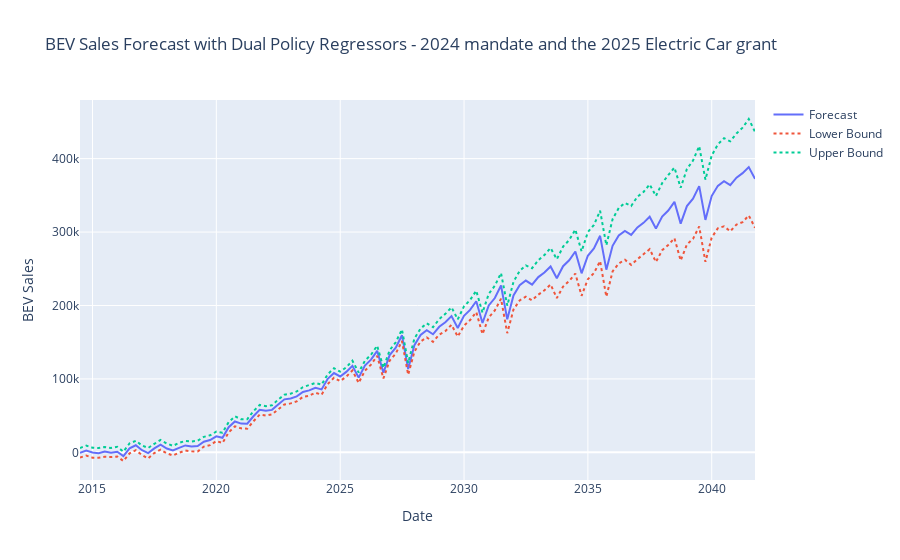

The code cell stored with this chart in its notebook:
### Markdown cell above
# BEV Sales forecasting with the 2024 policy and the 2025 £3,750 Electric Car Grant

### Code cell
import pandas as pd
from prophet import Prophet
import plotly.graph_objects as go

df_bev = pd.read_csv('BEV_dataset.csv') 
df_bev.rename(columns={'Quarter': 'ds', 'BEV_Sales': 'y'}, inplace=True)
df_bev['ds'] = pd.to_datetime(df_bev['ds'])

import warnings
warnings.filterwarnings("ignore")

df_bev['uk_2024_mandate'] = (df_bev['ds'] >= '2024-01-01').astype(int)

df_bev['grant_2025_policy'] = (df_bev['ds'] >= '2025-07-15').astype(int)

model = Prophet()
model.add_regressor('uk_2024_mandate')
model.add_regressor('grant_2025_policy')
model.fit(df_bev)

future = model.make_future_dataframe(periods=68, freq='QE') 

# Adding regressors to future df
future['uk_2024_mandate'] = (future['ds'] >= '2024-01-01').astype(int)
future['grant_2025_policy'] = (future['ds'] >= '2025-07-15').astype(int)

forecast = model.predict(future)

fig = go.Figure()
fig.add_trace(go.Scatter(x=forecast['ds'], y=forecast['yhat'], name='Forecast'))
fig.add_trace(go.Scatter(x=forecast['ds'], y=forecast['yhat_lower'], name='Lower Bound', line=dict(dash='dot')))
fig.add_trace(go.Scatter(x=forecast['ds'], y=forecast['yhat_upper'], name='Upper Bound', line=dict(dash='dot')))
fig.update_layout(title='BEV Sales Forecast with Dual Policy Regressors - 2024 mandate and the 2025 Electric Car grant',
                  xaxis_title='Date', yaxis_title='BEV Sales')
fig.show()
